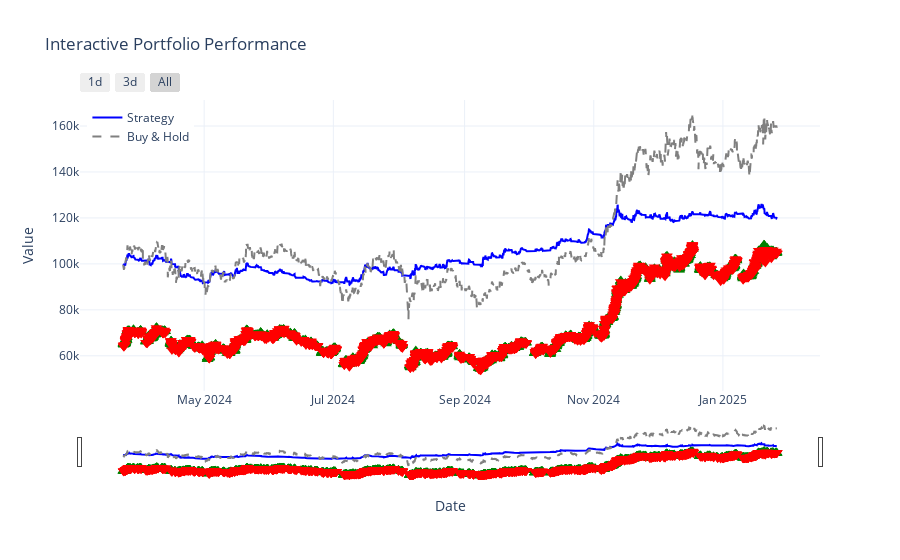

The notebook cell this image was saved under:
### Code cell
e.plot()

### Figure 1 — Plotly figure (JSON) as saved in the notebook; plotly's stock layout.template omitted (floating-point values rounded to 4 significant figures; data arrays with more than 128 entries replaced by an {"elided": "..."} marker saying what was removed)
{"data": [{"line": {"color": "blue"}, "mode": "lines", "name": "Strategy", "type": "scatter", "x": {"elided": "7410 str values"}, "y": {"elided": "7410 float values"}}, {"line": {"color": "gray", "dash": "dash"}, "mode": "lines", "name": "Buy & Hold", "type": "scatter", "x": {"elided": "7410 str values"}, "y": {"elided": "7410 float values"}}, {"marker": {"color": "green", "size": 10, "symbol": "triangle-up"}, "mode": "markers", "name": "Buy", "showlegend": false, "type": "scatter", "x": {"elided": "3180 str values"}, "y": {"elided": "3180 float values"}}, {"marker": {"color": "red", "size": 10, "symbol": "triangle-down"}, "mode": "markers", "name": "Sell", "showlegend": false, "type": "scatter", "x": {"elided": "3178 str values"}, "y": {"elided": "3178 float values"}}], "layout": {"hovermode": "x unified", "legend": {"x": 0.01, "y": 0.99}, "title": {"text": "Interactive Portfolio Performance"}, "xaxis": {"rangeselector": {"buttons": [{"count": 24, "label": "1d", "step": "hour", "stepmode": "backward"}, {"count": 72, "label": "3d", "step": "hour", "stepmode": "backward"}, {"label": "All", "step": "all"}]}, "rangeslider": {"visible": true}, "title": {"text": "Date"}, "type": "date"}, "yaxis": {"title": {"text": "Value"}}}}
